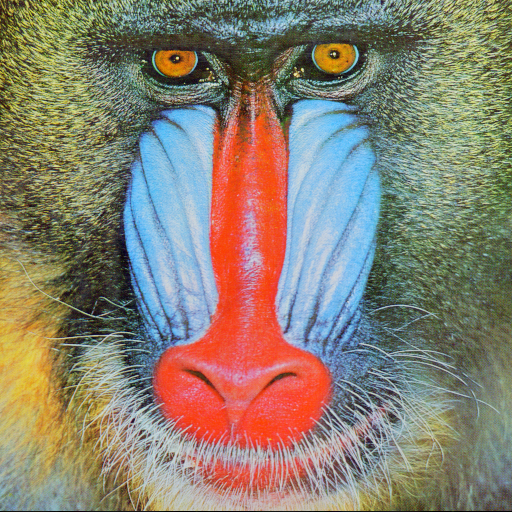
%> input picture Monkey.tiff, 512 x 512 px
$ octave Color_encryption.m   (GNU Octave 9; MATLAB toolbox functions it lacks are replaced by stand-ins)
%> lines starting %> are read from the running program, lines starting %| are printed output that depends on the picture
% [4 lines of commented-out code are left out]
clc
close all
clear all
warning off
rng default
dbstop if error
addpath(genpath('.'))
%% Read input images
wt=imread('Monkey.tiff');%% Secret Image
%> wt is the input picture: size 512x512x3 uint8; mean R, G, B 137.4, 128.9, 113.1
% Read the image
Secret_Image=imresize(wt,[64 64]);
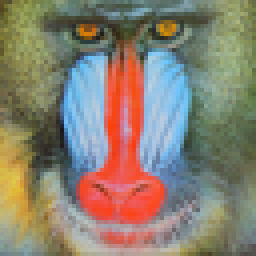
%> Secret_Image: size 64x64x3 uint8 (shown 4 times larger); mean R, G, B 137.5, 128.9, 113.2
Cover_Im=imread('butterfly.ppm');
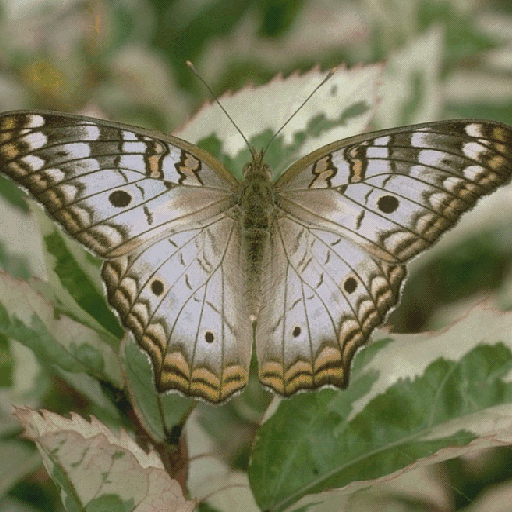
%> input picture butterfly.ppm, 512 x 512 px
%> Cover_Im is the input picture: size 512x512x3 uint8; mean R, G, B 121.9, 121.3, 91.7
%% Show Input Images
figure,
subplot(1,2,1),imshow(wt),title('Secret image image')
subplot(1,2,2),imshow(Cover_Im),title('Cover Image')
Cover_Imag=imresize(Cover_Im,[4096 4096]);% Resize image %%Cover Image
Secret_Img = imresize(Secret_Image,[64 64]);% Resize  image
opts=[];

%% Hybrid Transform
for p=1:3
    Cover_Img=Cover_Imag(:,:,p);
    %% Integer Wavelet Transform
%> (the run ends here)
